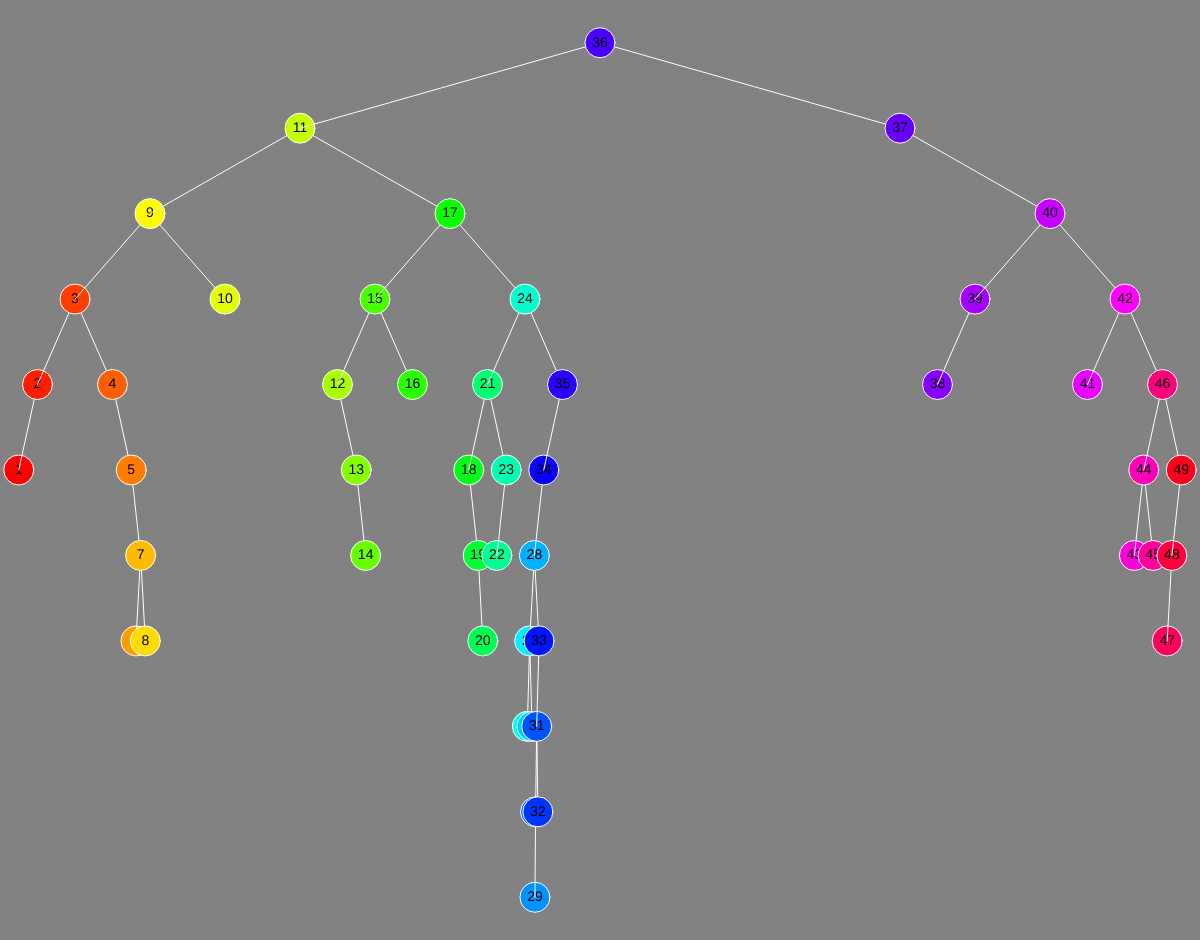
Frame 1 (no input)
Frame 60 (no input): identical to frame 1, image omitted
Frame 120 (the mouse pressed at the canvas centre since frame 60): identical to frame 1, image omitted

The p5.js sketch that drew this single still picture (run headless with seeded random() and noise() and a simulated clock; from frame 60 on, the mouse is pressed at the canvas centre):

// p5.js sketch
// ── sketch.js
var tree;

var MIN = 1,
    MAX = 50;

function setup() {

    tree = new Tree();

    for (var i = 0; i < 1000; i++) {
        tree.add(
            Math.floor(random(MIN, MAX))
        );
    }
    colorMode(HSB);
    createCanvas(windowWidth, windowHeight - 60);

}

function draw() {
    background(51);
    drawTree(tree);
}

function drawTree(t) {
    function levelAmount(level) {
        if (level == 1) return 1;
        return 2 * levelAmount(level - 1);
    }
    var levels = t._maxLevel;
    // Draw horizontal lines separating each level
    // stroke(255);
    // for (var i = 0; i < levels; i++) {
    //     var y = i * (height / levels);
    //     line(0, y, width, y);
    // }
    textAlign(CENTER, CENTER);
    textSize(14);
    t.traverse(function(n) {
        noStroke();
        fill(0);
        text(n.value, x, y);
        stroke(255);
        var x = (n.x - 0.5) * width / levelAmount(n._level);
        var y = (n.y - 0.5) * height / levels;
        if (n.left != null) {
            var x2 = (n.left.x - 0.5) * width / levelAmount(n.left._level);
            var y2 = (n.left.y - 0.5) * height / levels;
            line(x, y, x2, y2);
        }
        if (n.right != null) {
            var x2 = (n.right.x - 0.5) * width / levelAmount(n.right._level);
            var y2 = (n.right.y - 0.5) * height / levels;
            line(x, y, x2, y2);
        }
        stroke(255);
        fill(map(n.value, MIN, MAX, 0, 360), 255, 255);
        ellipse(x, y, 30, 30);
        noStroke();
        fill(0);
        text(n.value, x, y);
    });
}
// ── tree.js
function Tree() {
    this.value = null;
    this.left = null;
    this.right = null;

    this._level = 1;
    this._maxLevel = 1;

    this.x = 1;
    this.y = 1;
}

Tree.prototype.add = function() {
    for (var i = 0; i < arguments.length; i++) {
        var val = arguments[i];
        if (this.value == null) {
            this.value = val;
        } else if (val < this.value) {
            if (this.left == null) {
                this.left = new Tree();
                this.left._level = this._level + 1;
                this.left.x = (2 * this.x) - 1;
                this.left.y = this.y + 1;
            }
            this.left.add(val);
        } else if (val > this.value) {
            if (this.right == null) {
                this.right = new Tree();
                this.right._level = this._level + 1;
                this.right.x = (2 * this.x);
                this.right.y = this.y + 1;
            }
            this.right.add(val);
        }
    }
    this._maxLevel = this.maxLevel();
}

Tree.prototype.find = function(_val) {
    if (this.value == _val) {
        return this.value;
    } else if (_val < this.value && this.left != null) {
        return this.left.find(_val);
    } else if (_val > this.value && this.right != null) {
        return this.right.find(_val);
    }
    return null;
}

Tree.prototype.traverse = function(callback) {
    callback = callback || console.log;
    if (this.left != null) this.left.traverse(callback);
    callback(this);
    if (this.right != null) this.right.traverse(callback);
}

Tree.prototype.getAllLessThan = function(_val) {
    var res = [];
    this.traverse(function(x) {
        if (x.value <= _val) res.push(x.value);
    });
    return res;
}

Tree.prototype.getAllGreaterThan = function(_val) {
    var res = [];
    this.traverse(function(x) {
        if (x.value >= _val) res.push(x.value);
    });
    return res;
}

Tree.prototype.maxLevel = function() {
    var max = 0;
    this.traverse(function(x) {
        if (x._level > max) max = x._level;
    });
    return max;
}

Tree.prototype.toArray = function() {
    return ((this.left == null) ? [] : this.left.toArray()).concat(
        [this.value],
        (this.right == null) ? [] : this.right.toArray()
    );
}

Tree.prototype.toString = function() {
    return this.toArray().join(",");
}
